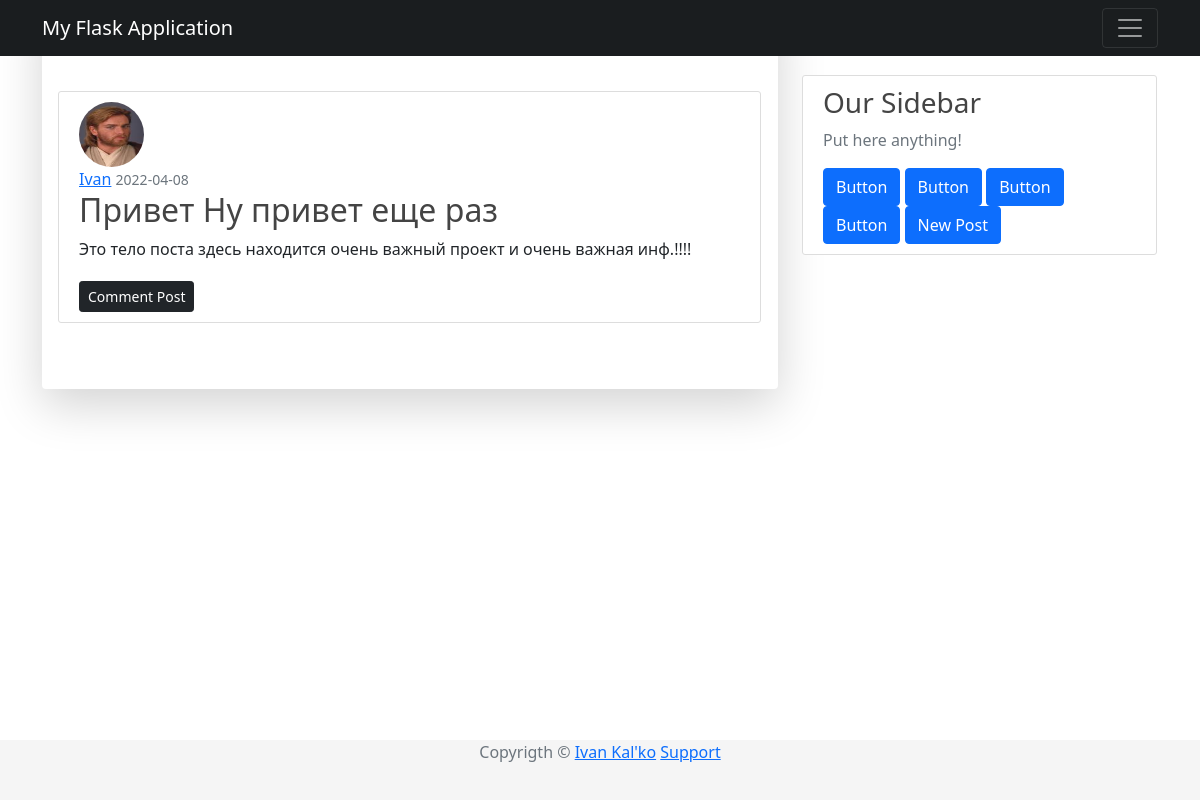
Page /post/2 (signed in) on the committed database.
### app/models/user.py (models this page shows, shortened)
class User(UserMixin, db.Model):
    __tablename__ = "users"
    id = db.Column(db.Integer, primary_key=True)
    username = db.Column(db.String(64), unique=True, nullable=False)
    password_hash = db.Column(db.String(128), nullable=False)
    email = db.Column(db.String(120), nullable=False, unique=True)
    image_file = db.Column(db.String(20), nullable=False, default="default.png")
    join_date = db.Column(db.DateTime, nullable=False, default=datetime.utcnow)
    posts = db.relationship('Post', backref='author', lazy=True)

### app/models/post.py (models this page shows, shortened)
class Post(db.Model):
    __tablename__ = "posts"
    id = db.Column(db.Integer, primary_key=True)
    title = db.Column(db.String(100), nullable=False)
    timestamp = db.Column(db.DateTime, nullable=False, default=datetime.utcnow)
    content = db.Column(db.Text, nullable=False)
    user_id = db.Column(db.Integer, db.ForeignKey("users.id"), nullable=False)
    comment = db.relationship('Comment', backref='article', lazy=True)

### app/routes/post.py (the view)
@app.route('/post/<int:id>')
@login_required
def post(id:int):
    post = Post.query.get_or_404(id)
    return render_template('post.html', title=post.title, post=post)

### app/models/user.py (called while the page is built)
@login.user_loader
def load_user(id:int) -> User:
    return User.query.get(int(id))

### app/templates/post.html (shortened to what this page needs)
{% extends "base.html" %}
{% block content %}
    <article class="media content-section">
        <img class="rounded-circle article-img" src = "{{ url_for('static', filename='images/profiles/' + post.author.image_file) }}">
        <div class="media-body">
            <div class="article-metadata">
                <a class="mr-2" href="{{ url_for('user_public', username=post.author.username )}}">{{ post.author.username }}</a>
                <small class="text-muted">{{ post.timestamp.strftime('%Y-%m-%d') }}</small>
            </div>
            <h2 class="article-title">{{ post.title }}</h2>
            <p class="article-content">{{ post.content }}</p>
        </div>
        <a class="btn btn-dark btn-sm mt-1" href="{{ url_for('comment_post', post_id=post.id)}}">Comment Post</a>
    </article>
{% endblock %}

### app/static/css/base.css (style rules this page uses)
body { background: #fafafa; color: #333333; margin-top: 5rem; }
h1, h2, h3, h4, h5, h6 { color : #444444; }
.content-section { background: #ffffff; padding: 10px 20px; border: 1px solid #dddddd; border-radius: 3px; margin-right: 1px; margin-top: 75px; margin-bottom: 50px; }
.article-title { color: #444444; }
.article-content { white-space: pre-line; }
.article-img { height: 65px; width: 65px; margin-right: 16px; }
.mt-1 { margin-top: .25rem!important; }
html * { -webkit-font-smoothing: antialiased; -moz-osx-font-smoothing: grayscale; }
body { color: #67748e; font-weight: 400; line-height: 1.6; background-color: #fff; }
body { margin: 0; font-family: var(--bs-font-sans-serif); font-size: 1rem; line-height: 1.5; -webkit-text-size-adjust: 100%; -webkit-tap-highlight-color: rgba(0,0,0,0); }
:root { --bs-blue: #63b3ed; --bs-indigo: #596cff; --bs-purple: #6f42c1; --bs-pink: #d63384; --bs-red: #f56565; --bs-orange: #fd7e14; --bs-yellow: #fbd38d; --bs-green: #81e6d9; --bs-teal: #20c997; --bs-cyan: #0dcaf0; --bs-gray: #6c757d; --bs-gray-dark: #343a40; --bs-primary: #cb0c9f; --bs-secondary: #8392ab; --bs-success: #82d616; --bs-info: #17c1e8; --bs-warning: #f53939; --bs-danger: #ea0606; --bs-light: #e9ecef; --bs-dark: #252f40; --bs-white: #fff; --bs-font-sans-serif: Open Sans; --bs-font-monospace: SFMono-Regular,Menlo,Monaco,Consolas,"Liberation Mono","Courier New",monospace; --bs-gradient: linear-gradient(180deg,hsla(0,0%,100%,.15),hsla(0,0%,100%,0)); }

### rows in the picture
User: image_file (picture), author.username "Ivan"
Post: timestamp "2022-04-08", title "Привет Ну привет еще раз", content "Это тело поста здесь находится очень важный проект и очень важная инф.!!!!"
